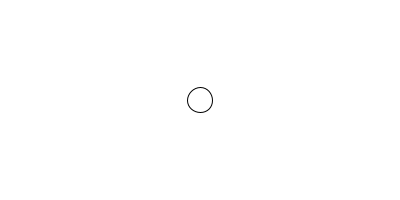
Frame 1 (no input)
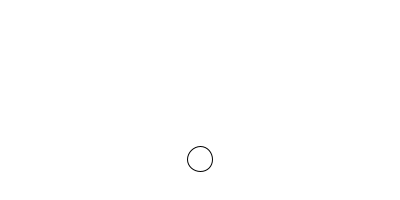
Frame 60 (the mouse pressed at the canvas centre just before this capture)
Frame 120 (the mouse held since frame 60 and released just before this capture): identical to frame 60, image omitted

The Processing sketch that drew these frames (run headless with seeded random() and noise(); from frame 60 on, the mouse is pressed at the canvas centre):

// Processing sketch: assignment
// ── assignment.pde
// Simple animation demo
//
// Author: Dr. Pineda, Edited by Maksut
// Date December 6, 2016

int x, y; // Coordinates of object
int s = 25; // Side length of Circle
int direction; // Positive direction = going down; negative direction = going up

void setup() {
  size(400,200);
  
  direction = 1;  // Start by going up
  
  // Calculate the initial coordinates (centered)
  x = width/2; 
  y = height/2;
}

void draw() {
  background(255,255,255);
  ellipseMode(CENTER);
  ellipse(x, y, s, s);
  y = y + direction;
  
  // Determine if it is time to turn around
  if (y>height-s/2) { // The -s/2 is the edge detector
    direction = -1;
  } else if (y<0+s/2) { // Edge detector
    direction = 1;
  }
  
}
